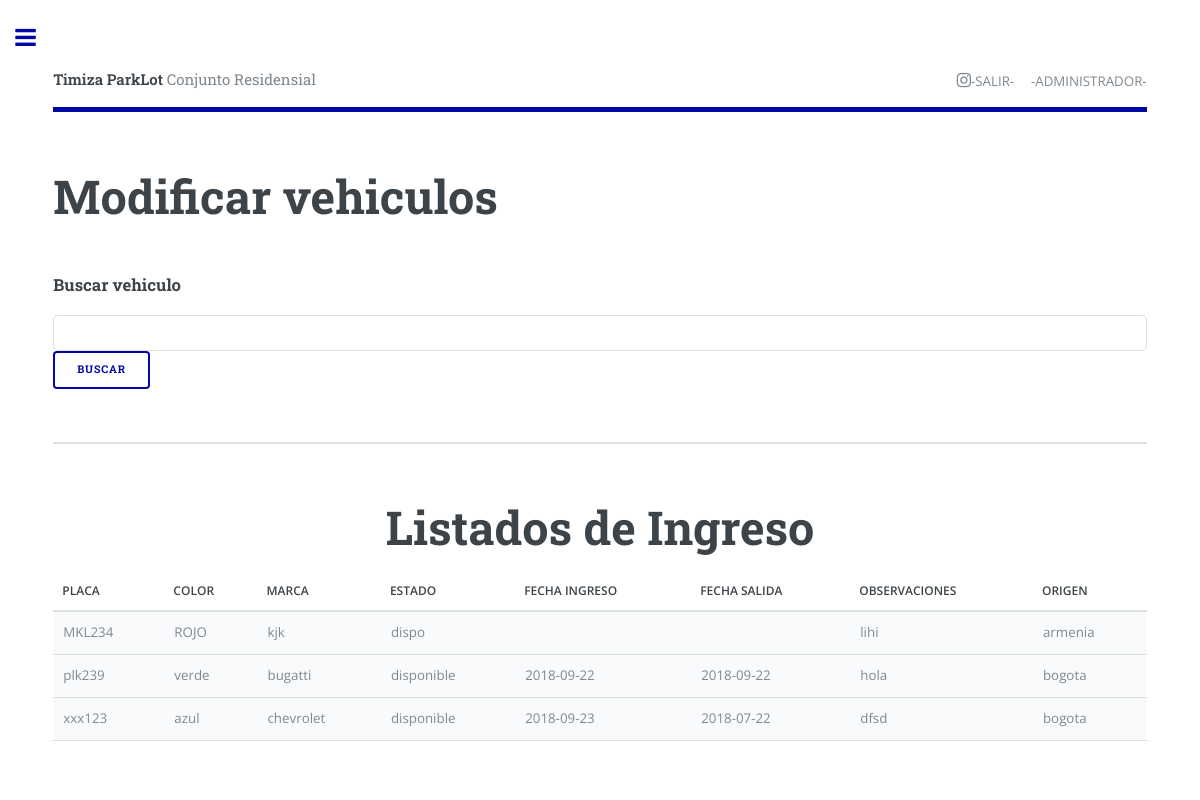
/crud_ve/updateve.php (signed in), run on the app's committed database.
### tables this page shows
CREATE TABLE IF NOT EXISTS `vehiculos` (
  `placa` varchar(45) NOT NULL,
  `color` varchar(45) DEFAULT NULL,
  `marca` varchar(45) DEFAULT NULL,
  `estado` varchar(45) DEFAULT NULL,
  `fecha_ingreso` date DEFAULT NULL,
  `fecha_salida` date DEFAULT NULL,
  `origen` varchar(45) DEFAULT NULL,
  `observaciones` varchar(255) DEFAULT NULL,
  `cedula` varchar(20) NOT NULL,
  PRIMARY KEY (`placa`),
  UNIQUE KEY `placa_UNIQUE` (`placa`)
);

### crud_ve/updateve.php (the view, shortened to what this page needs)
<?php
    if (isset($_SESSION['email'])) {?>
<!DOCTYPE HTML>
<html>
	<head>
		<link rel="stylesheet" type="text/css" href="../estilos.css">
		<link rel="stylesheet" href="../assets/css/main.css" />
	</head>
	<body>
			<div id="wrapper">
					<div id="main">
						<div class="inner">
								<header id="header">
									<a href="../Administrador.php" class="logo"><strong>Timiza ParkLot</strong> Conjunto Residensial</a>
									<ul class="icons">
										<li><a href="../cerrar_sesion.php" class="icon fa-instagram"><span class="label"></span>-SALIR-</a></li>
										<li><span class="label"></span>-ADMINISTRADOR-</li>
									</ul>
								</header>
						<section>
									<header class="main">
										<h1>Modificar vehiculos</h1>
									</header>
						<form name="form1" method="post" action="" id="cdr" >
  									<h3>Buscar vehiculo  </h3>
      								<p>
        							<input name="placa"  type="text" id="busqueda">
        							<input type="submit" name="Submit" value="buscar" />
        							</p>
						</form>
					</section>
					<section>
					<div class="table-responsive">
   						<table class="table table-small-font table-bordered table-striped table-responsive">
								  <thead>
								  	<h1 style="text-align: center;">Listados de Ingreso</h1>
								    <tr>
								      <th scope="col">PLACA</th>
								      <th scope="col">COLOR</th>
								       <th scope="col">MARCA</th>
								      <th scope="col">ESTADO</th>
								      <th scope="col">FECHA INGRESO</th>
								      <th scope="col">FECHA SALIDA</th>
								      <th scope="col">OBSERVACIONES</th>
								      <th scope="col">ORIGEN</th>
								     </tr>
								  </thead>
								  <?php
								  $link=mysqli_connect('localhost','root','','sionweb2');
								  $sql="SELECT * FROM vehiculos ";
								  $result=mysqli_query($link,$sql);
								  while($mostrar=mysqli_fetch_array($result)){
								  ?>
								<tbody>
									<td><?php echo $mostrar['placa']; ?></td>
									<td><?php echo $mostrar['color']; ?></td>
									<td><?php echo $mostrar['marca']; ?></td>
									<td><?php echo $mostrar['estado']; ?></td>
									<td><?php echo $mostrar['fecha_ingreso']; ?></td>
									<td><?php echo $mostrar['fecha_salida']; ?></td>
									<td><?php echo $mostrar['observaciones']; ?></td>
									<td><?php echo $mostrar['origen']; ?></td>
								</tbody>
								<?php
								}
								?>
						</table>
					</div>
					</section>
						</div>
					</div>
			</div>
	</body>
</html>
<?php
    }
    else{
        echo'<script>window.location ="../index.php"</script>';
        }
 ?>

### estilos.css (style rules this page uses)
body, html { height: 100%; background-repeat: no-repeat; background-image: linear-gradient( rgb(181, 186, 181),rgb(255, 255, 255)); }

### data on the page
vehiculos: placa "MKL234", color "ROJO", marca "kjk", estado "dispo", observaciones "lihi", origen "armenia"
vehiculos: placa "plk239", color "verde", marca "bugatti", estado "disponible", fecha_ingreso "2018-09-22", fecha_salida "2018-09-22", observaciones "hola", origen "bogota"
vehiculos: placa "xxx123", color "azul", marca "chevrolet", estado "disponible", fecha_ingreso "2018-09-23", fecha_salida "2018-07-22", observaciones "dfsd", origen "bogota"
